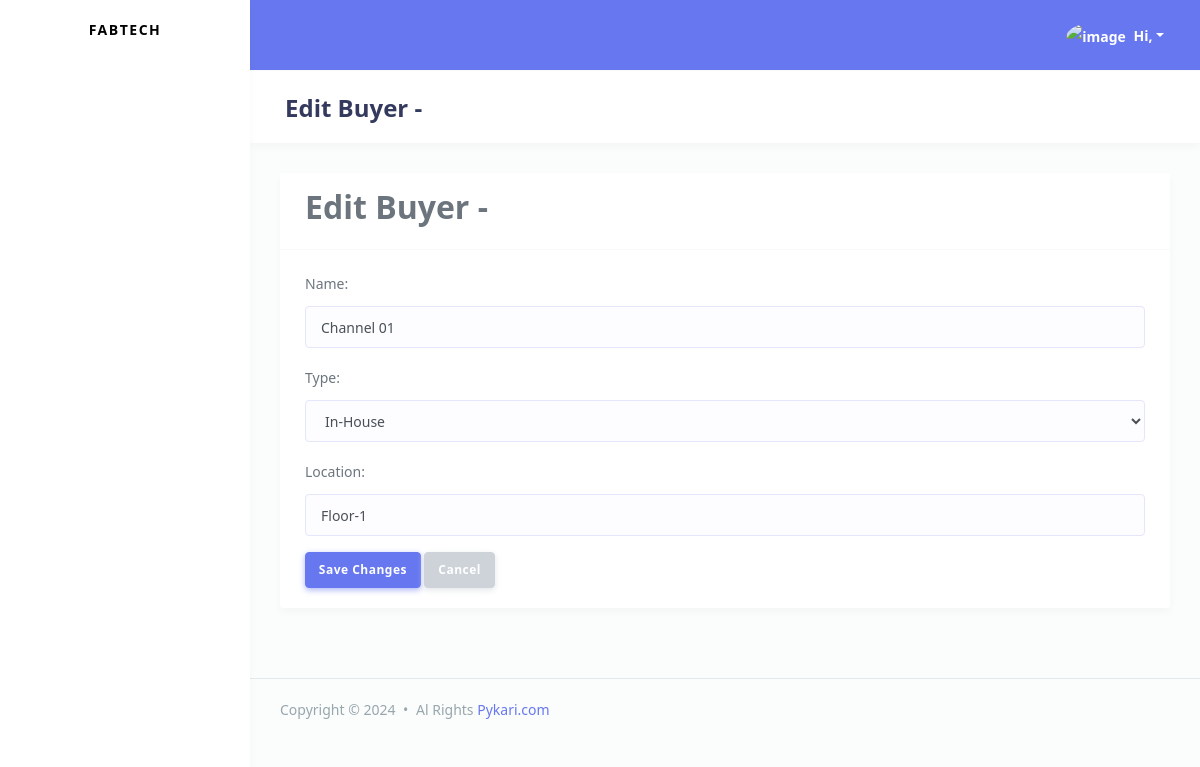
The page /fabricmanagement/unit/4/update/ on the database its author committed.
### fabricmanagement/models.py (models this page shows)
class Unit(models.Model):
    name = models.CharField(max_length=120, unique=True)
    type = models.CharField(max_length=50)
    location = models.CharField(max_length=120)
    created_at = models.DateTimeField(auto_now_add=True)
    updated_at = models.DateTimeField(null=True)
    created_by = models.ForeignKey(
        settings.AUTH_USER_MODEL,
        on_delete=models.CASCADE,
        related_name='unit_created'
    )
    updated_by = models.ForeignKey(
        settings.AUTH_USER_MODEL,
        on_delete=models.SET_NULL,
        null=True,
        blank=True,
        related_name='unit_updated'
    )
    class Meta:
        indexes = [
            models.Index(fields=['name']),
        ]

### fabricmanagement/MasterDataView.py (the view, shortened to what this page needs)
# urls.py: path('unit/<int:pk>/update/', MasterDataView.UnitUpdateView.as_view(), name='unit_update'),
class UnitUpdateView(UpdateView):
    model = Unit
    form_class = UnitForm
    template_name = 'unit/edit.html'
    success_url = reverse_lazy('unit_list')

### fabricmanagement/forms.py
class UnitForm(forms.ModelForm):
    UNIT_TYPE_CHOICES = [
        ('In House', 'In-House'),
        ('Out Side', 'Out Side'),
    ]
    type = forms.ChoiceField(
        choices=UNIT_TYPE_CHOICES,
        widget=forms.Select(attrs={'class': 'form-control select2'})
    )
    class Meta:
        model = Unit
        fields = ['name', 'type', 'location']
        widgets = {
            'name': forms.TextInput(attrs={'class': 'form-control', 'placeholder': 'Enter Unit name'}),
            'location': forms.TextInput(attrs={'class': 'form-control', 'placeholder': 'Enter Unit Location'}),
        }

### fabricmanagement/templates/unit/edit.html (shortened to what this page needs)
{% extends "accounts/master/base.html" %}
{% block page_title %}
    Edit Buyer - {{ buyer.name }}
{% endblock page_title %}
{% block page_body %}
<div class="card">
    <div class="card-header">
        <h2>Edit Buyer - {{ buyer.name }}</h2>
    </div>
    <div class="card-body">
        <form method="post" class="needs-validation" novalidate>
            {{ form.as_p }}
            <div class="mt-3">
                <button type="submit" class="btn btn-primary">Save Changes</button>
                <a href="{% url 'buyer_list' %}" class="btn btn-secondary">Cancel</a>
            </div>
        </form>
    </div>
</div>
{% endblock page_body %}

### rows shown on the page
Unit: name "Channel 01", type "In-House", location "Floor-1"
